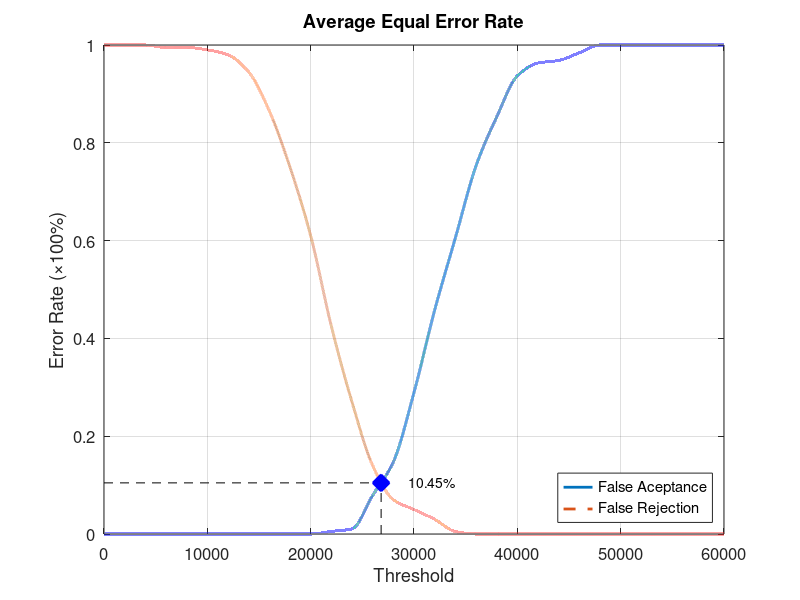
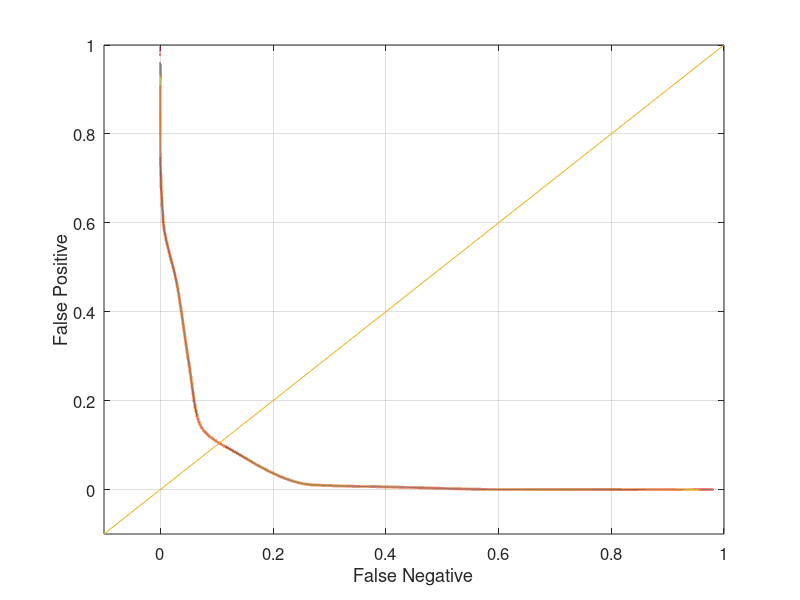

Write MATLAB code to recreate these figures, in order.
function yEER = Database3_3
close all;
clear;
clc;
x = 0:2000:60000;
xq = 0:0.5:60000;

y0 = [0 0 0 0 0 0 0 0 0 0 0 0.00526316 0.0105263 0.0789474 0.147368 0.289474 0.457895 0.605263 0.752632 0.852632 0.936842 0.963158 0.968421 0.984211 1 1 1 1 1 1 1];
yy0 = interp1(x, y0, xq, 'pchip');
y1 = [1 1 1 0.995 0.995 0.99 0.98 0.945 0.865 0.75 0.61 0.425 0.27 0.14 0.07 0.05 0.03 0.005 0 0 0 0 0 0 0 0 0 0 0 0 0];
yy1 = interp1(x, y1, xq, 'pchip');

% Calculating EER: 
y2 = abs(y0 - y1);
find(y2 == min(y2))
yy2 = abs(yy0 - yy1);
xEER = find(yy2 == min(yy2));
xEERIndex = xq(xEER) % X-axis EER
yEER = yy0(xEER) % Y-axis EER

main = figure
plot(xq, yy0,'-','LineWidth', 2);	hold on
plot(xq, yy1,'--','LineWidth', 2);	hold on
plot([xEERIndex xEERIndex], [0 yEER], 'k--');	hold on
plot([0 xEERIndex], [yEER yEER], 'k--');	hold on
plot(xEERIndex, yEER, 'bx', 'LineWidth', 10);	hold on
text(xEERIndex + 10 * xEERIndex / 100, yEER, [num2str(round((10000 * yEER)) / 100) '%'])
legend('False Aceptance', 'False Rejection', 'Location', 'SouthEast')
xlabel('Threshold')
ylabel('Error Rate (\times100%)')
title('Average Equal Error Rate')
set(gca, 'FontSize', 12)
axis([0 60000 0 1])
grid on

print(main, 'Database3_3Main', '-dpng');
FNRxFPR = figure('Color', [1 1 1]);
plot(yy1, yy0, '-', yy1, yy0, 'LineWidth', 2);
hold on
y = -0.1:0.1:1
plot(y, y); 
set(gca, 'FontSize', 12)
xlabel('False Negative')
ylabel('False Positive')
axis([-0.1 1 -0.1 1])
set(gca, 'FontSize', 12)
grid on

print(FNRxFPR, 'Database3_3FNRxFPR','-dpng');
end
